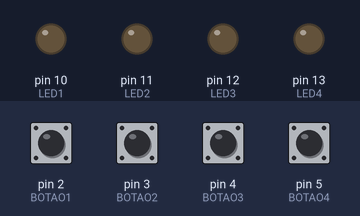
Simulated run of this sketch. Board: Arduino Uno, built with avr-gcc and run on an emulated ATmega328P. Shown: output pins drawn as LEDs (lit = HIGH). The test bench sets the inputs (shaded band); at power-on: pin 2 (BOTAO1), pin 3 (BOTAO2), pin 4 (BOTAO3), pin 5 (BOTAO4) LOW.

Above: at 1.2 s.
1.3 s: pin 2 (BOTAO1) pulled HIGH for 0.15 s
At 1.37 s:
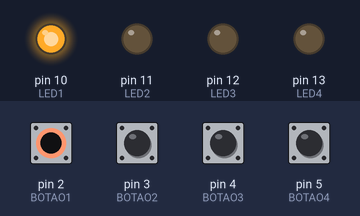
2.9 s: pin 3 (BOTAO2) pulled HIGH for 0.15 s
At 4.1 s:
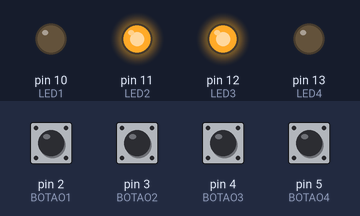
4.5 s: pin 5 (BOTAO4) pulled HIGH for 0.15 s
At 5.4 s:
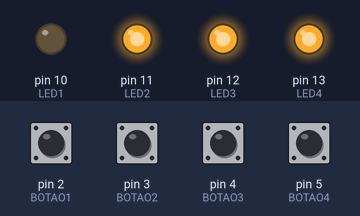
7.6 s: pin 2 (BOTAO1) pulled HIGH for 1 s
At 8.4 s:
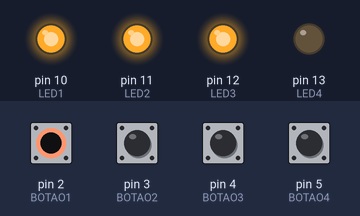
10.1 s: pin 4 (BOTAO3) pulled HIGH for 0.15 s
At 10.8 s:
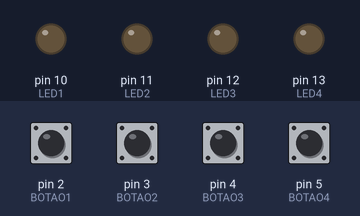
11.7 s: pin 5 (BOTAO4) pulled HIGH for 1 s
At 12.0 s:
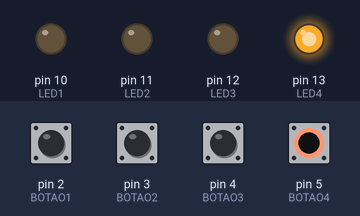
Timing chart, 0 to 16.2 s (numbered marks = the images above; inputs shaded):
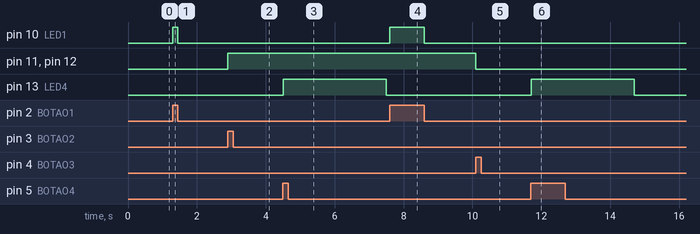

Measured:
- after the input at 1.3 s, pin 10 (LED1): LOW → HIGH at once, → LOW 0.15 s later
- after the input at 2.9 s, pin 11 (LED2), pin 12 (LED3): LOW → HIGH at once
- after the input at 4.5 s, pin 13 (LED4): LOW → HIGH at once, → LOW 3.0 s later
- after the input at 7.6 s, pin 10 (LED1): LOW → HIGH at once, → LOW 1.0 s later
- after the input at 10.1 s, pin 11 (LED2), pin 12 (LED3): HIGH → LOW at once
- after the input at 11.7 s, pin 13 (LED4): LOW → HIGH at once, → LOW 3.0 s later

The sketch:

AULA_2_lpmm_-_programa_2.ino
```cpp
#define BOTAO1 2
#define BOTAO2 3
#define BOTAO3 4
#define BOTAO4 5
#define LED1 10
#define LED2 11
#define LED3 12
#define LED4 13


void setup() {
  pinMode(BOTAO1,INPUT);
  pinMode(BOTAO2,INPUT);
  pinMode(BOTAO3,INPUT);
  pinMode(BOTAO4,INPUT);
  pinMode(LED1,OUTPUT);
  pinMode(LED2,OUTPUT);
  pinMode(LED3,OUTPUT);
  pinMode(LED4,OUTPUT);


}

void loop() {

  if(digitalRead(BOTAO1)==1)
  {
  digitalWrite(LED1,1);
  }
  else
  {
  digitalWrite(LED1,0);
  }

 if(digitalRead(BOTAO2)==1)
  {
  digitalWrite(LED2,1);
  digitalWrite(LED3,1);
  }

if(digitalRead(BOTAO3)==1)
  {
  digitalWrite(LED2,0);
  digitalWrite(LED3,0);
  }

if(digitalRead(BOTAO4)==1)
{
  digitalWrite(LED4,1);
  delay(3000);
  digitalWrite(LED4,0);

}


  }
```
